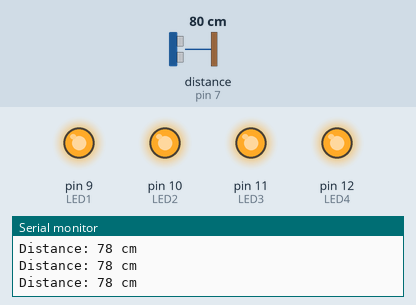
This sketch was run on a simulated Arduino Uno, built with avr-gcc and run on an emulated ATmega328P. Shown: output pins drawn as LEDs (lit = HIGH), the last lines printed to the serial monitor. Wiring (inferred from the names in the program): ultrasonic range finder: trigger pin 6; echo pin 7. The inputs (shaded band) are chosen by the test bench; at power-on: distance to the obstacle (sensor on pin 7) 80 cm. The echo pulse lasts 58.3 µs per cm; pins used as bus, display or sensor lines are not drawn.

Above: at 1.2 s.
1.3 s: distance to the obstacle (sensor on pin 7) set to 29 cm
2.8 s: distance to the obstacle (sensor on pin 7) set to 22 cm
At 3.3 s:
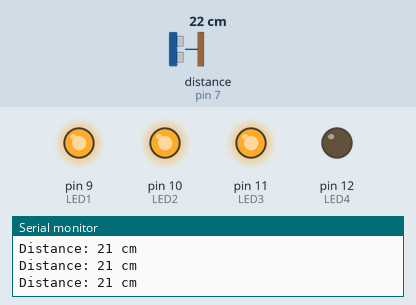
4.3 s: distance to the obstacle (sensor on pin 7) set to 18 cm
At 5.5 s:
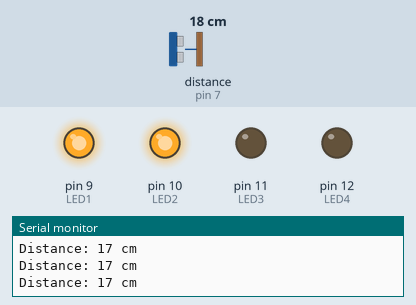
5.8 s: distance to the obstacle (sensor on pin 7) set to 13 cm
At 7.0 s:
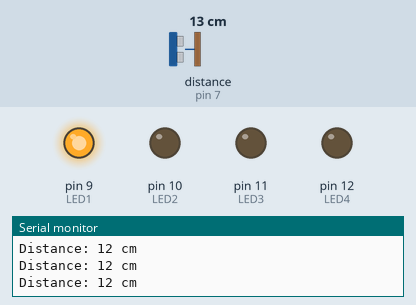
7.3 s: distance to the obstacle (sensor on pin 7) set to 2 cm
At 8.2 s:
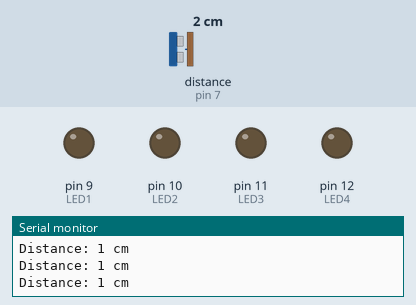
Timing chart, 0 to 9.8 s (numbered marks = the images above; inputs shaded):
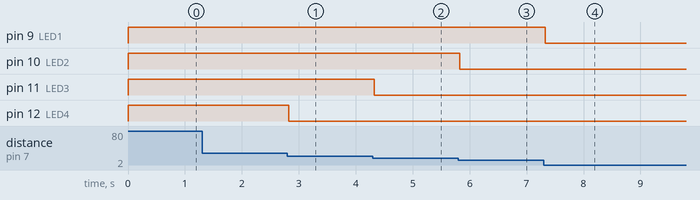

Measured:
- the behaviour switches between 26 and 25 cm on distance to the obstacle (sensor on pin 7) (found by bisection; images 0 and 1)
- the behaviour switches between 21 and 20 cm on distance to the obstacle (sensor on pin 7) (found by bisection; images 1 and 2)
- the behaviour switches between 16 and 15 cm on distance to the obstacle (sensor on pin 7) (found by bisection; images 2 and 3)
- after the input at 2.8 s, pin 12 (LED4): HIGH → LOW at once
- after the input at 4.3 s, pin 11 (LED3): HIGH → LOW at once
- after the input at 5.8 s, pin 10 (LED2): HIGH → LOW at once
- after the input at 7.3 s, pin 9 (LED1): HIGH → LOW at once

The sketch:

ultrasonic_sensor.ino
```cpp
const int trigPin = 6;
const int echoPin = 7;

const int LED1 = 9;
const int LED2 = 10;
const int LED3 = 11;
const int LED4 = 12;

long duration; // variable for the duration of sound wave travel
int distance; // variable for the distance measurement

void setup() {
  pinMode(trigPin, OUTPUT);
  pinMode(echoPin, INPUT);
  pinMode(LED1, OUTPUT);
  pinMode(LED2, OUTPUT);
  pinMode(LED3, OUTPUT);
  pinMode(LED4, OUTPUT);
  Serial.begin(9600);
}
void loop() {
  digitalWrite(trigPin, LOW);
  delayMicroseconds(2);
  digitalWrite(trigPin, HIGH);
  delayMicroseconds(10);

  digitalWrite(trigPin, LOW);
  duration = pulseIn(echoPin, HIGH);
  distance = duration * 0.034 / 2;
  Serial.print("Distance: ");
  Serial.print(distance);
  Serial.println(" cm");

  if (distance >= 25){
    digitalWrite(LED1, HIGH);
    digitalWrite(LED2, HIGH);
    digitalWrite(LED3, HIGH);
    digitalWrite(LED4, HIGH);
  }else if (distance >= 20){
    digitalWrite(LED1, HIGH);
    digitalWrite(LED2, HIGH);
    digitalWrite(LED3, HIGH);
    digitalWrite(LED4, LOW);
  }else if (distance >= 15){
    digitalWrite(LED1, HIGH);
    digitalWrite(LED2, HIGH);
    digitalWrite(LED3, LOW);
    digitalWrite(LED4, LOW);
  }else if (distance >= 10){
    digitalWrite(LED1, HIGH);
    digitalWrite(LED2, LOW);
    digitalWrite(LED3, LOW);
    digitalWrite(LED4, LOW);
  }else{
    digitalWrite(LED1, LOW);
    digitalWrite(LED2, LOW);
    digitalWrite(LED3, LOW);
    digitalWrite(LED4, LOW);
  }
}
```
